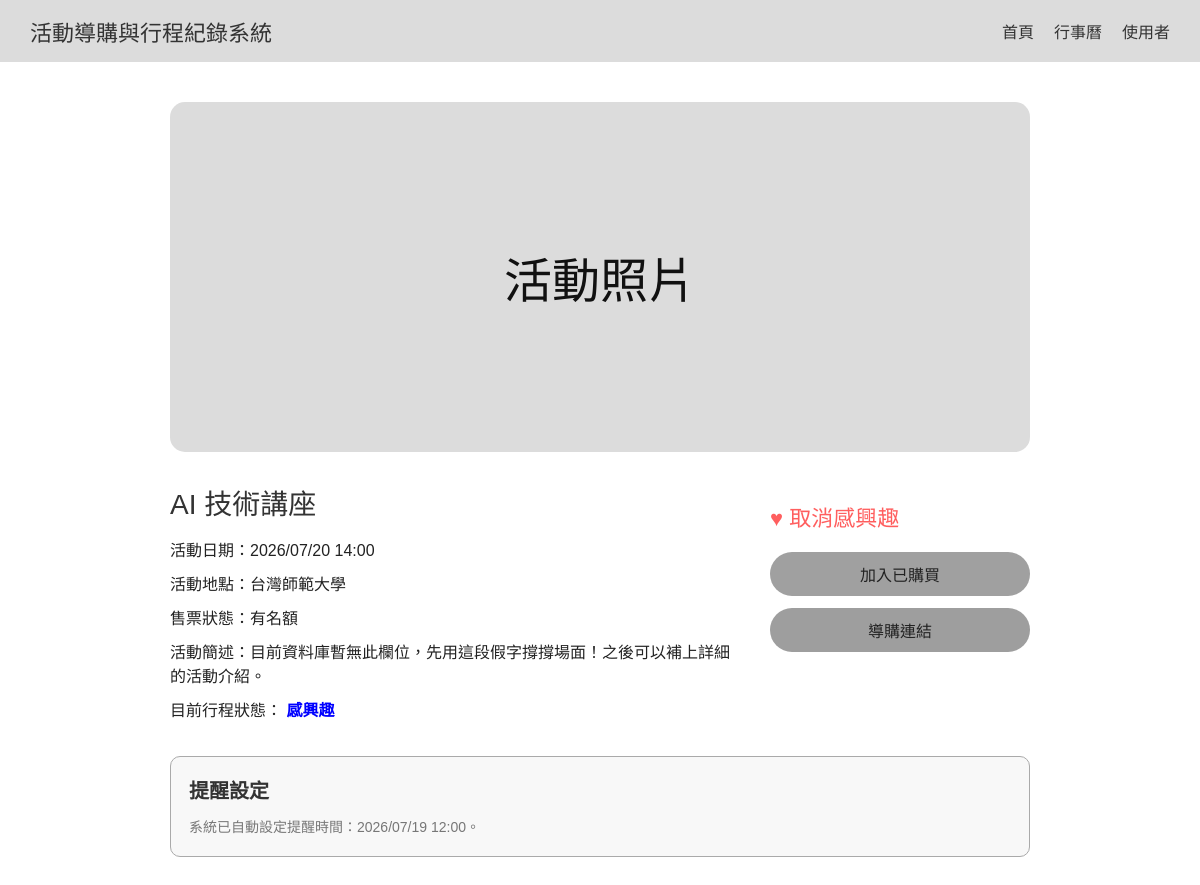
The page /pages/activity_detail.php?id=A003 on the database its author committed.
### tables this page shows
CREATE TABLE ACTIVITY (
    activity_id VARCHAR(50) NOT NULL,
    name VARCHAR(100) NOT NULL,
    activity_time DATETIME NOT NULL,
    location VARCHAR(255) NOT NULL,
    source_platform VARCHAR(100),
    external_id VARCHAR(100),
    external_url VARCHAR(255),
    cache_status VARCHAR(50),
    last_sync_time DATETIME,
    category_id VARCHAR(50),
    PRIMARY KEY (activity_id),
    FOREIGN KEY (category_id)
        REFERENCES CATEGORY(category_id)
);

CREATE TABLE SCHEDULE (
    schedule_id VARCHAR(50) NOT NULL,
    user_id VARCHAR(50) NOT NULL,
    activity_id VARCHAR(50) NOT NULL,
    status VARCHAR(50),
    created_at DATETIME,
    PRIMARY KEY (schedule_id),
    FOREIGN KEY (user_id)
        REFERENCES USERS(user_id),
    FOREIGN KEY (activity_id)
        REFERENCES ACTIVITY(activity_id),
    UNIQUE(user_id, activity_id)
);

### pages/activity_detail.php (the view, shortened to what this page needs)
<?php
require_once '../backend/db.php';
if (isset($conn)) {
    $db = $conn;
} else if (isset($mysqli)) {
    $db = $mysqli;
} else {
    die('資料庫連線失敗，請檢查 db.php 是否有 $conn 或 $mysqli');
}
$user_id = $_SESSION['user_id'] ?? 'U001';
$activity_id = isset($_GET['id']) ? $_GET['id'] : '';
$sql = "
    SELECT *
    FROM ACTIVITY
    WHERE activity_id = ?
";
$stmt = $db->prepare($sql);
$stmt->bind_param("s", $activity_id);
if (!$stmt->execute()) {
    die('SQL execute 失敗：' . $stmt->error);
}
$result = $stmt->get_result();
$activity = $result->fetch_assoc();
$current_status = null;
$sql = "
    SELECT status
    FROM SCHEDULE
    WHERE user_id = ?
      AND activity_id = ?
    LIMIT 1
";
$stmt = $db->prepare($sql);
$stmt->bind_param("ss", $user_id, $activity_id);
if (!$stmt->execute()) {
    die('SQL execute 失敗：' . $stmt->error);
}
$stmt->bind_result($current_status);
$is_finished = strtotime($activity['activity_time']) < time();
$display_status = $current_status;
$status_color = "#555";
if ($display_status === "感興趣") {
    $status_color = "blue";
} else if ($display_status === "已購票") {
    $status_color = "red";
} else if ($display_status === "已舉行") {
    $status_color = "gray";
}
$reminder_datetime = new DateTime($activity['activity_time']);
$reminder_datetime->modify('-1 day');
$reminder_datetime->setTime(12, 0, 0);
$auto_reminder_time = $reminder_datetime->format('Y/m/d H:i');
?>
<!DOCTYPE html>
<html lang="zh-TW">
<head>
</head>
<body>
<nav class="navbar">
    <h1>活動導購與行程紀錄系統</h1>
    <div class="nav-links">
        <a href="activity_list.php">首頁</a>
        <a href="../backend/my_schedule.php">行事曆</a>
        <a href="profile.php">使用者</a>
    </div>
</nav>
<main class="main-container">
    <div class="image-placeholder">
        活動照片
    </div>
    <div class="content-section">
        <div class="info-left">
            <h2><?= htmlspecialchars($activity['name']) ?></h2>
            <p>活動日期：<?= date('Y/m/d H:i', strtotime($activity['activity_time'])) ?></p>
            <p>活動地點：<?= htmlspecialchars($activity['location']) ?></p>
            <?php if (!empty($activity['cache_status'])): ?>
                <p>售票狀態：<?= htmlspecialchars($activity['cache_status']) ?></p>
            <?php endif; ?>
            <p>活動簡述：目前資料庫暫無此欄位，先用這段假字撐撐場面！之後可以補上詳細的活動介紹。</p>
            <p class="status-text">
                目前行程狀態：
                <?php if ($display_status): ?>
                    <strong style="color: <?= $status_color ?>;">
                        <?= htmlspecialchars($display_status) ?>
                    </strong>
                <?php else: ?>
                    <strong>尚未加入行事曆</strong>
                <?php endif; ?>
            </p>
        </div>
        <div class="action-right">
            <?php if (!$is_finished): ?>
                <form action="../backend/add_schedule.php" method="post">
                    <button type="submit"
                            class="heart-btn <?= ($current_status === '感興趣') ? 'active' : '' ?>">
                        <?= ($current_status === '感興趣') ? '♥ 取消感興趣' : '♡ 感興趣' ?>
                    </button>
                </form>
                <form action="../backend/add_schedule.php" method="post">
                    <button type="submit" class="btn">
                        <?= ($current_status === '已購票') ? '取消已購買' : '加入已購買' ?>
                    </button>
                </form>
            <?php else: ?>
                <p class="finished-notice">
                    此活動已舉行，無法再修改狀態。
                </p>
            <?php endif; ?>
            <?php if (!empty($activity['external_url']) && !$is_finished): ?>
                <a href="<?= htmlspecialchars($activity['external_url']) ?>"
                   target="_blank"
                   class="btn btn-link">
                    導購連結
                </a>
            <?php else: ?>
                <button class="btn" style="background-color: #eee; color: #aaa; cursor: not-allowed;" disabled>
                    <?= $is_finished ? '活動已結束' : '無導購連結' ?>
                </button>
            <?php endif; ?>
        </div>
    </div>
    <div class="reminder-box">
        <h3>提醒設定</h3>
        <?php if ($is_finished): ?>
            <p class="notice">
                此活動已舉行，不再建立提醒。
            </p>
        <?php elseif ($current_status): ?>
            <p class="notice">
                系統已自動設定提醒時間：<?= htmlspecialchars($auto_reminder_time) ?>。
            </p>
        <?php else: ?>
            <p class="notice">
                加入「感興趣」或「已購票」後，系統會自動在活動前一天中午 12:00 建立提醒。
            </p>
        <?php endif; ?>
    </div>
</main>
</body>
</html>

### pages/activity_detail.php (style rules this page uses)
* { box-sizing: border-box; margin: 0; padding: 0; font-family: "Microsoft JhengHei", sans-serif; }
body { background-color: #ffffff; color: #333; }
.navbar { background-color: #dcdcdc; padding: 15px 30px; display: flex; justify-content: space-between; align-items: center; }
.navbar h1 { font-size: 22px; font-weight: normal; }
.nav-links { display: flex; gap: 20px; font-size: 16px; }
.nav-links a { text-decoration: none; color: #333; cursor: pointer; }
.main-container { max-width: 900px; margin: 40px auto; padding: 0 20px; }
.image-placeholder { width: 100%; height: 350px; background-color: #dcdcdc; border-radius: 15px; display: flex; justify-content: center; align-items: center; font-size: 48px; color: #111; margin-bottom: 30px; }
.content-section { display: flex; justify-content: space-between; align-items: flex-start; gap: 30px; }
.info-left { flex: 1; }
.info-left h2 { font-size: 28px; margin-bottom: 15px; font-weight: normal; }
.info-left p { font-size: 16px; margin-bottom: 10px; color: #222; }
.action-right { width: 260px; display: flex; flex-direction: column; gap: 12px; margin-top: 10px; }
.status-text { font-size: 16px; margin-bottom: 5px; }
.heart-btn { border: none; background: none; font-size: 22px; color: #999; cursor: pointer; text-align: left; padding: 8px 0; }
.heart-btn.active { color: #ff5e5e; }
.btn { padding: 10px 25px; border: none; border-radius: 30px; font-size: 16px; cursor: pointer; text-decoration: none; display: inline-block; text-align: center; background-color: #a0a0a0; color: #222; transition: background-color 0.2s; width: 100%; }
.btn-link { background-color: #9e9e9e; }
.reminder-box { margin-top: 25px; padding: 18px; border: 1px solid #aaa; border-radius: 10px; background-color: #f8f8f8; }
.reminder-box h3 { margin-bottom: 12px; font-size: 20px; }
.notice { color: #777; font-size: 14px; line-height: 1.6; }

### rows shown on the page
activity: name "AI 技術講座", activity_time "2026/07/20 14:00", location "台灣師範大學", cache_status "有名額", activity_time "2026/07/19 12:00"
schedule: status "感興趣"
